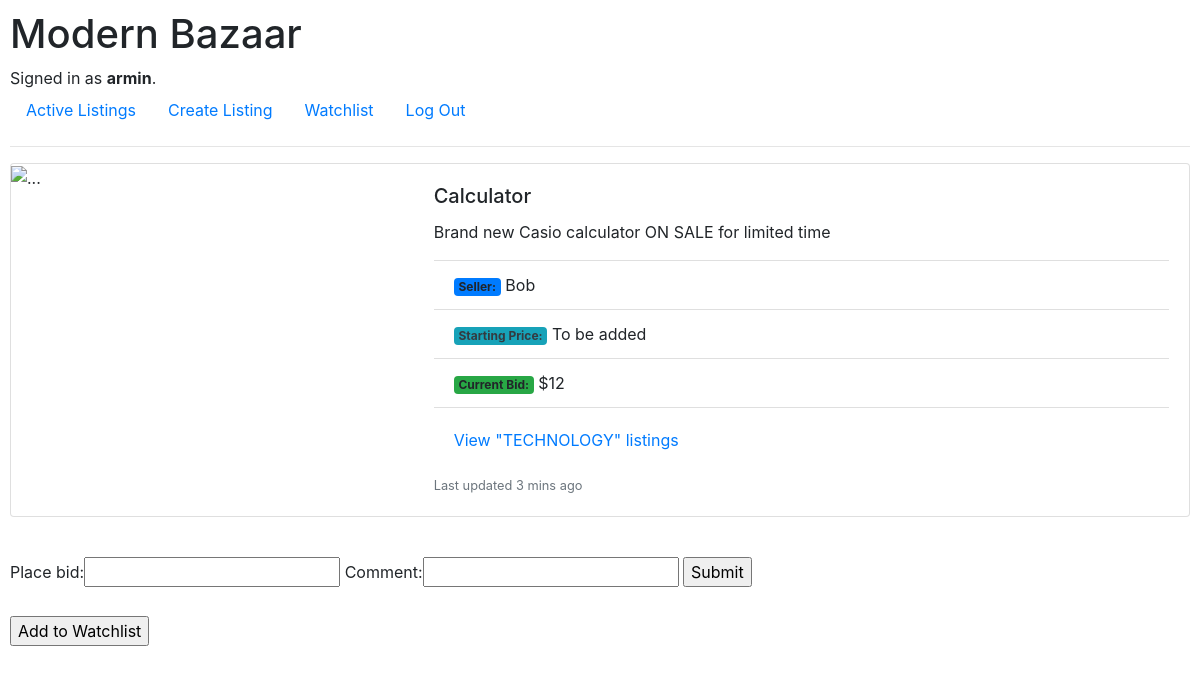
Before: /8 (signed in) with the older database file.
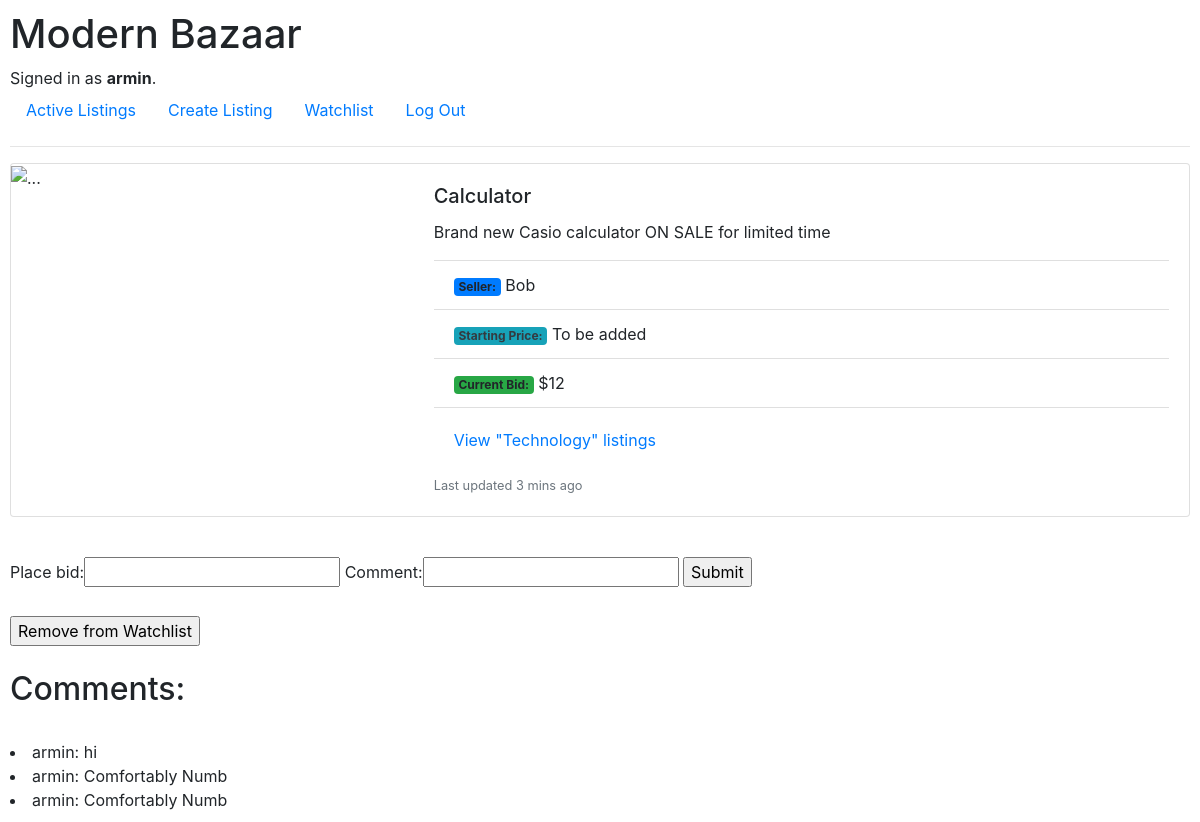
After: the same page with the newer database file.
### auctions/models.py (models this page shows, shortened)
class Listing(models.Model):
    seller = models.ForeignKey(User, on_delete=models.CASCADE, null=True) #why?
    title = models.CharField(max_length=69)
    description = models.CharField(max_length=69)
    current_bid = models.IntegerField()
    category = models.CharField(max_length=69, null=True)
    active = models.BooleanField(default=True)

class User(AbstractUser, models.Model):
    pass

class Comment(models.Model):
    commenter = models.ForeignKey(User, on_delete=models.CASCADE)
    item = models.ForeignKey(Listing, on_delete=models.CASCADE)
    comment = models.CharField(max_length=69)
    def __str__(self):
        return f"{self.commenter}: {self.comment}"

### auctions/views.py (the view, shortened to what this page needs)
# urls.py: path("<int:listing_id>", views.listing, name="listing"),
def listing(request, listing_id):
    listing = Listing.objects.get(id=listing_id)
    bidder = User.objects.get(id= request.session['user'])
    watch_list = Watchlist.objects.filter(watcher= bidder, item= listing).exists()
    if Comment.objects.filter(item= listing).exists():   #cut this down, use query set for input
        comments = Comment.objects.filter(item= listing)
    else:
        comments = False
    return render(request, "auctions/listing.html", {
        "listing": listing,
        "form": ActionOnListing(),
        "comments": comments,
        "bidder": bidder,
        "exists": Bid.objects.filter(item= listing).exists(),
        "bids": Bid.objects.filter(item= listing),
        "watchlist": watch_list
    })

### auctions/views.py
class ActionOnListing(forms.Form):
    place_bid = forms.IntegerField(min_value=0, required=False)
    comment = forms.CharField(max_length=67, required=False)

### auctions/templates/auctions/listing.html (shortened to what this page needs)
{% extends "auctions/layout.html" %}
{% block body %}
  <div class="card mb-3" style="max-width: 1200px;">
    <div class="row g-0">
      <div class="col-md-4">
        <img src="..." class="img-fluid rounded-start" alt="...">
      </div>
      <div class="col-md-8">
        <div class="card-body">
          <h5 class="card-title">{{ listing.title }}</h5>
          <ul class="list-group list-group-flush">
            <p class="card-text">{{ listing.description }}</p>
            <li class="list-group-item"><span class="badge bg-primary">Seller:</span> {{ listing.seller }}</li>
            <li class="list-group-item"><span class="badge bg-info text-dark">Starting Price:</span> To be added</li>
            <li class="list-group-item"><span class="badge bg-success">Current Bid:</span> ${{ listing.current_bid }}</li>
          </ul>
          <div class="card-body">
            <a href="{% url 'category' listing.category %}" class="card-link">View "{{ listing.category }}" listings</a>
          </div>
          <p class="card-text"><small class="text-muted">Last updated 3 mins ago</small></p>
        </div>
      </div>
    </div>
  </div>
  <br>
    {% if listing.active %}
        {% if listing.seller != bidder %}
            <form action="{% url 'listing' listing.id %}" method="post">
                {{ form }}
            <input type="submit" name="form" >
            </form>
            {% if watchlist == False %}
                <form action="{% url 'listing' listing.id %}" method="post">
                    <br>
                    <input type="submit" value="Add to Watchlist" name="watchlist">
                </form>
            {% else %}
                <form action="{% url 'listing' listing.id %}" method="post">
                    <br>
                    <input type="submit" value="Remove from Watchlist" name="remove-watchlist">
                </form>
            {% endif %}
        {% else %}
            <form action="{% url 'listing' listing.id %}" method="post">
                {% csrf_token %}
                <br>
                <input type="submit" value="Close Auction" name= "close">
            </form>
        {% endif %}
    {% endif %}
    <div>
        {% if comments != False %}
        <br>
        <h2>Comments:</h2>
        <br>
            {% for comment in comments %}
            <li> {{ comment }}</li>
            {% endfor %}
        {% endif %}
    </div>
{% endblock %}

Changed rows visible on the page:
changed Listing "Calculator": category "TECHNOLOGY" → "Technology"
added Comment: commenter+comment "armin: hi"
added Comment: commenter+comment "armin: Comfortably Numb"
added Comment: commenter+comment "armin: Comfortably Numb"
Other visible differences:
form field remove-watchlist: (not shown) → "Remove from Watchlist"
form field watchlist: "Add to Watchlist" → (not shown)
text now shown: "Comments:"
